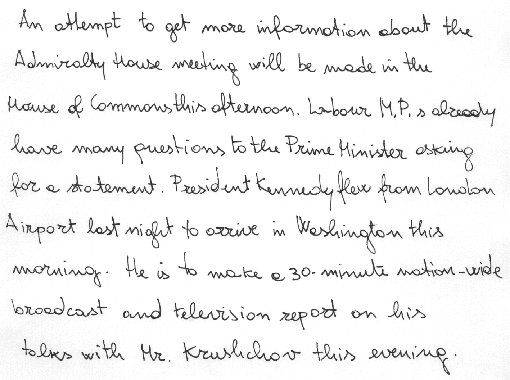
#> input picture image_1_IAM.jpg, 510 x 380 px
$ python -i line_seg_1.py   (imports and definitions only)
#> lines starting #> are read from the running program, lines starting #| are printed output that depends on the picture
import cv2
import numpy as np
# import matplotlib.pyplot as plt
from skimage.morphology import skeletonize
import os

# [197 lines left out: functions crop_and_save_lines, find_endpoints, extend_horizontally, connect_lines, not called in this run]


def skeletoniz_n(img):
    skel = np.zeros_like(img)
    eroded = np.zeros_like(img)
    temp = np.zeros_like(img)

    while True:
        # Erode the image
        eroded = cv2.erode(img, cv2.getStructuringElement(cv2.MORPH_CROSS, (3, 3)))
        temp = cv2.dilate(eroded, cv2.getStructuringElement(cv2.MORPH_CROSS, (3, 3)))
        temp = cv2.subtract(img, temp)
        skel = cv2.bitwise_or(skel, temp)
        img = eroded.copy()

        if cv2.countNonZero(img) == 0:
            break

    return skel

# [136 lines left out: functions fill_horizontal_white_gaps, fill_vertical_gaps, PPA_Algo_line, not called in this run]

>>> import cv2
>>> picture = cv2.imread('../image_1_IAM.jpg')
#> picture is the input picture: shape (380, 510, 3); min 22, max 255, mean 241.8
#> the loop in skeletoniz_n, `while True:` made 1 pass
#> pass 1, in skeletoniz_n, `eroded = cv2.erode(img, cv2.getStructuringElement(cv2.MORPH_CROSS, (3,..`:
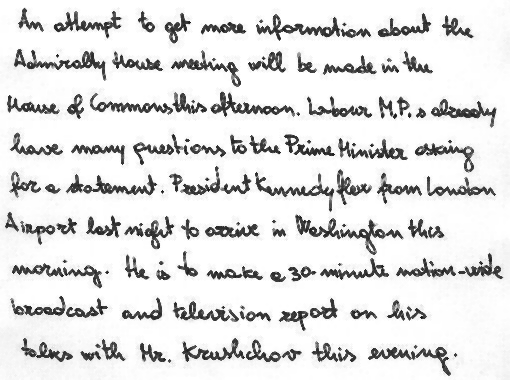
#> eroded: shape (380, 510, 3); min 22, max 255, mean 225.6
#> pass 1, in skeletoniz_n, `temp = cv2.dilate(eroded, cv2.getStructuringElement(cv2.MORPH_CROSS, (..`:
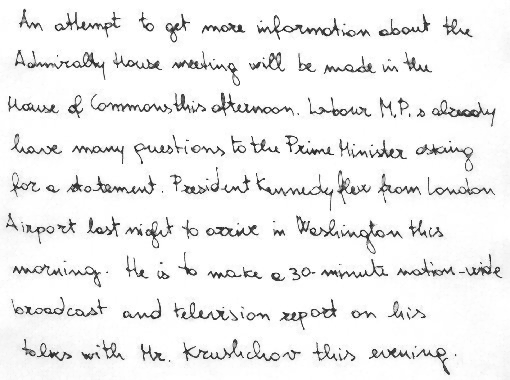
#> temp: shape (380, 510, 3); min 22, max 255, mean 239.4
#> pass 1, in skeletoniz_n, `temp = cv2.subtract(img, temp)`:
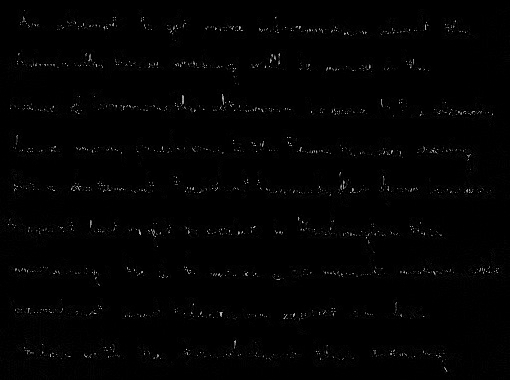
#> temp: shape (380, 510, 3); min 0, max 203, mean 2.4
#> (the run stopped early here; a loop or call above may not have finished)

$ run again, on image_2_IAM.jpg
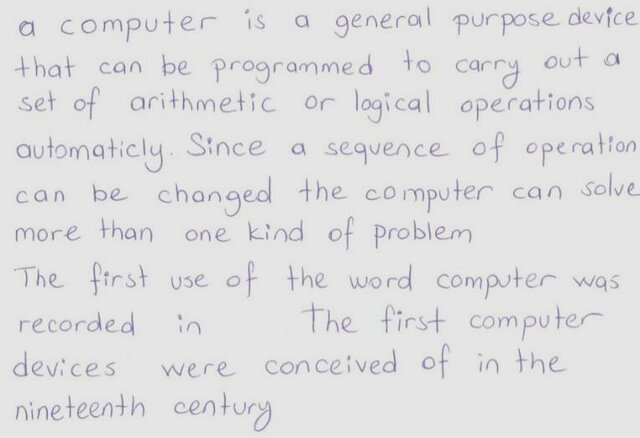
#> input picture image_2_IAM.jpg, 640 x 438 px
#> picture is the input picture: shape (438, 640, 3); mean B, G, R 224.6, 223.7, 223.8
#> the loop in skeletoniz_n, `while True:` made 1 pass
#> pass 1, in skeletoniz_n, `eroded = cv2.erode(img, cv2.getStructuringElement(cv2.MORPH_CROSS, (3,..`:
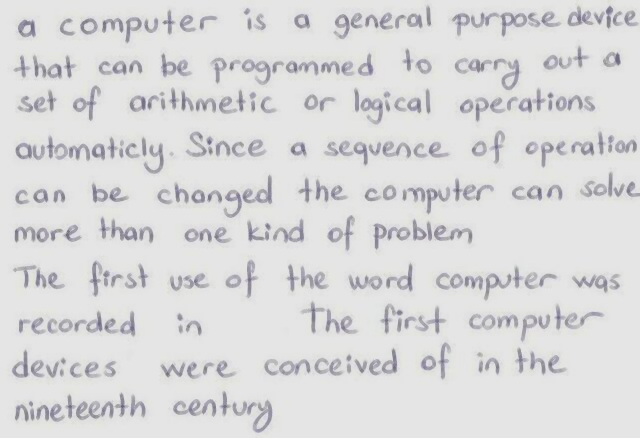
#> eroded: shape (438, 640, 3); mean B, G, R 219.3, 218.4, 218.6
#> pass 1, in skeletoniz_n, `temp = cv2.subtract(img, temp)`:
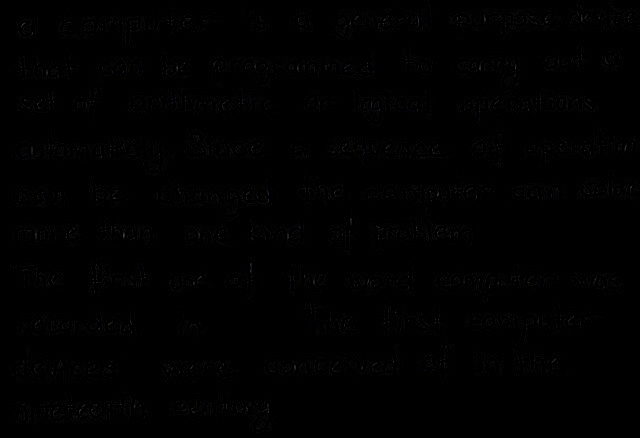
#> temp: shape (438, 640, 3); mean B, G, R 1, 0.8, 0.8
